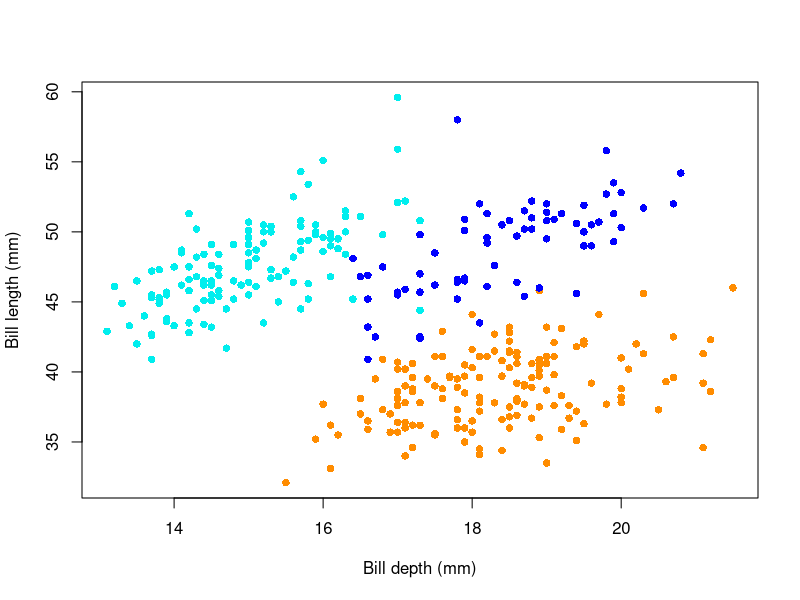

Generate this figure with R:
## ---- chunk 1
knitr::opts_chunk$set(echo = TRUE)

library(palmerpenguins)
## ---- chunk 2
colours <- data.frame (species  = c("Adelie", "Chinstrap", "Gentoo"),
                       color = c("darkorange", "blue", "cyan2")
)
penguins_col <- merge(x=penguins, y=colours, by="species", all.x=TRUE)
plot(penguins_col$bill_depth_mm, penguins_col$bill_length_mm, pch=16, col= penguins_col$color, xlab = "Bill depth (mm)", ylab = "Bill length (mm)")
